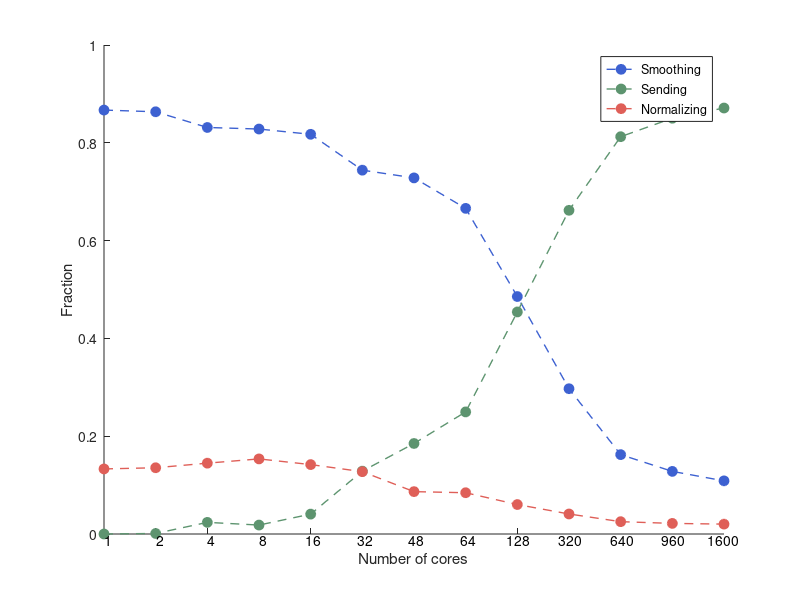

Write the MATLAB code that produced this figure.
clc; clear all; close all; 

% 20 x 20 blocks
% upscaling factor: 100


T_total = [
153.3
77.62
41.15
27.29
13.8
6.974
4.78
3.613
2.018
1.131
0.8052
0.7567
0.5059
];

T_jacobi = [
132.9
67.02
34.21
22.6
11.28
5.189
3.481
2.406
0.98
0.336
0.1307
0.09689
0.05498
];

T_send = [
0
0.08445
0.9792
0.4989
0.5611
0.8961
0.8849
0.9021
0.9164
0.7487
0.6542
0.6434
0.4407
];

T_norm = T_total - T_jacobi - T_send;



T_j_frac = T_jacobi./T_total

T_s_frac = T_send./T_total

T_n_frac = T_norm./T_total;


x = [
1
2
4
8
16
32
48
64
128
320
640
960
1600
];


my_green_1 = [93 148 111] ./ 255;
my_green_2 = [87 160 37] ./ 255;

my_blue_1 = [61 97 209] ./ 255;
my_blue_2 = [89 89 224] ./ 255;

my_red_1 = [223 95 88] ./ 255;
my_red_2 = [193 8 23] ./ 255;



%FigHandle = figure('Position', [1200, 200, 500, 500]);
FigHandle = figure('Position', [1200, 200, 13*29, 11.5*29]);


xt = [0 1 2 3 4 5 6 7 8 9 10 11 12 ];
hold on; 
plot(xt, T_j_frac,'--o','Color',my_blue_1, 'LineWidth', 1, ...
   'MarkerSize', 7, 'MarkerEdgeColor', my_blue_1, 'MarkerFaceColor', my_blue_1); 
plot(xt,T_s_frac,'--o','Color',my_green_1, 'LineWidth', 1, ...
   'MarkerSize', 7, 'MarkerEdgeColor', my_green_1, 'MarkerFaceColor', my_green_1); 
plot(xt,T_n_frac,'--o','Color',my_red_1, 'LineWidth', 1, ...
   'MarkerSize', 7, 'MarkerEdgeColor', my_red_1, 'MarkerFaceColor', my_red_1); 

set(gca, 'XTickLabel',[])                    

yl = get(gca, 'YLim');
str = cellstr( num2str(x(:)) );      %# format x-ticks as 2^{xx}
hTxt = text(xt, yl(ones(size(xt))), str, ...   %# create text at same locations
    'Interpreter','tex', ...                   %# specify tex interpreter
    'VerticalAlignment','top', ...             %# v-align to be underneath
    'HorizontalAlignment','center' ); 




LEG1 = legend('Smoothing','Sending', 'Normalizing');
xlabel('Number of cores');
ylabel('Fraction');
axis([0,12,0,1]);
set(gca,'xtick',x);
set(gca,'ytick',[0:0.2:1]);
set(LEG1);


%{
set(gcf,'Units','inches');
screenposition = get(gcf,'Position');
set(gcf,...
    'PaperPosition',[0 0 screenposition(3:4)],...
    'PaperSize',[screenposition(3:4)]);
print -dpdf -painters epsFig
%}


